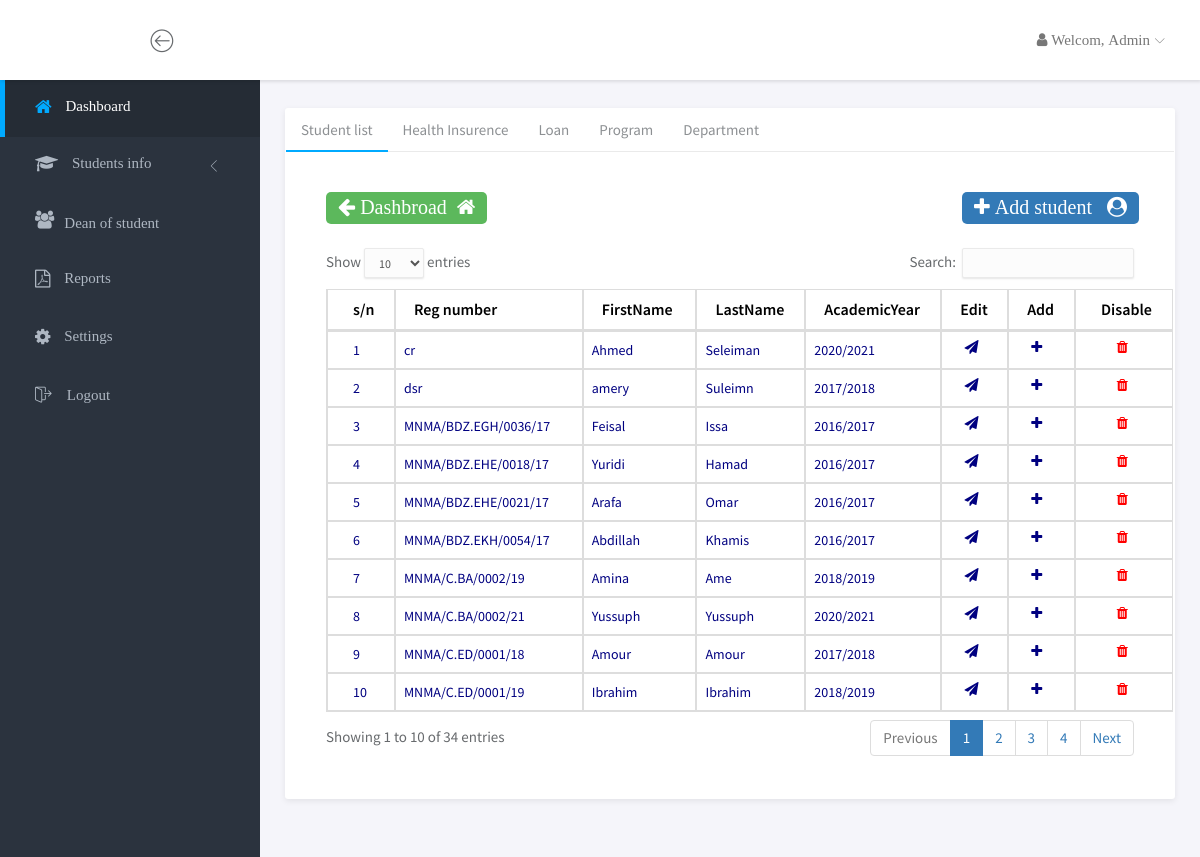
The page /dash_admin/pages/student.php (signed in) on the database its author committed.
### tables this page shows
CREATE TABLE `student` (
  `RegNo` varchar(50) NOT NULL,
  `FirstName` varchar(50) NOT NULL,
  `MiddleName` varchar(50) NOT NULL,
  `LastName` varchar(50) NOT NULL,
  `Gender` char(8) NOT NULL,
  `PhoneNumber` varchar(50) NOT NULL,
  `AcademicYear` varchar(50) NOT NULL,
  `Semister` varchar(50) NOT NULL,
  `Level` varchar(50) NOT NULL,
  `HealthInfo` varchar(50) DEFAULT NULL,
  `ProfilePicture` varchar(255) NOT NULL,
  `StudentStatus` varchar(50) NOT NULL
);

### dash_admin/pages/student_list.php (shortened to what this page needs)
<div class="panel-heading">
	<div class="left">
		<span class="label label-success lb-style-st-1">
			<a href="index.php" style="color:white" class="fa fa-arrow-left "> Dashbroad  &nbsp;<i class="fa fa-home"></i></a>
		</span>
	</div>
	<div class="right">
		<span class="label label-primary lb-style-st-1">
			<a href="add_student.php" style="color:white" class="fa fa-plus "> Add student &nbsp; <i class="fa fa-user-circle"></i></a>
		</span>
	</div>
</div>
<div class="panel-body">
	<table class="table  table-bordered table-hover" id="dataTables-example" >
		<thead>
			<tr style="color: black; text-align: center;">
				<th>s/n</th>
				<th>Reg number</th>
				<th>FirstName</th>
				<th>LastName</th>
				<th> AcademicYear</th>
				<th> Edit</th>
				<th> Add</th>
				<th> Disable</th>
			</tr>
		</thead>
		<tbody>
			<?php
				$no = 1;
				$query=mysqli_query($con,"select * from student ");
					while($row=mysqli_fetch_array($query))
						{
			?>
			<tr style="color: #000080; font-size: 14px;">
				<td><?php echo $no ?></td>
				<td><?php echo $row['RegNo']; ?></td>
				<td><?php echo $row['FirstName']; ?></td>
				<td><?php echo $row['LastName']; ?></td>
				<td><?php echo $row['AcademicYear']; ?></td>
				<td>
					<a href="add_std_edt.php?Change=<?php echo $row['RegNo']; ?>">
						<span class="fa fa-send " style="padding-left: 29%; color: #000080;" title="Edit">
						</span>
					</a>
				</td>
				<td>
				 	<a href="std_role.php?Add=<?php echo $row['RegNo']; ?>">
						<span class="fa fa-plus " style="padding-left: 29%; color: #000080;" title="Add role">
						</span>
					</a>
				</td>
				<td>
				<?php
						$status = $row['StudentStatus'];
						$first = $status[0];
						if ($first == 'E')
						{
				?>
					<a href="add_std_del.php?Ddelete=<?php echo $row['RegNo'];   ?>" onclick="return confirm('Are you sure want to disable this student..?')">
						<span class="fa fa-trash " style="color: #FF0000; padding-left: 25%;" title="Delete">
						</span>
					</a>
				<?php
						}
				?>
				</td>
			</tr>
			<?php
				$no = $no +  1;
					}
			?>
		</tbody>
	</table>
</div>

### assets/css/main.css (style rules this page uses)
html { position: relative; min-height: 100%; }
body { background-color: #F3F5F8; font-family: "Source Sans Pro", sans-serif; font-size: 15px; color: #676a6d; }
a { color: #3287B2; }
th { font-weight: 600; }
.panel .panel-heading, .panel .panel-body, .panel .panel-footer { padding-left: 25px; padding-right: 25px; }
.panel .panel-heading { padding-top: 20px; padding-bottom: 20px; position: relative; }
.panel .panel-body { padding-top: 10px; padding-bottom: 15px; }
.panel .right { position: absolute; right: 20px; top: 32%; }
.panel .table > thead > tr > td:first-child, .panel .table > thead > tr > th:first-child, .panel .table > tbody > tr > td:first-child, .panel .table > tbody > tr > th:first-child, .panel .table > tfoot > tr > td:first-child, .panel .table > tfoot > tr > th:first-child { padding-left: 25px; }
.panel .table > thead > tr > td:last-child, .panel .table > thead > tr > th:last-child, .panel .table > tbody > tr > td:last-child, .panel .table > tbody > tr > th:last-child, .panel .table > tfoot > tr > td:last-child, .panel .table > tfoot > tr > th:last-child { padding-left: 25px; }
.label { font-weight: normal; }

### assets/css/style.css (style rules this page uses)
.lb-style-st-1 { font-size: 20px; font-family: Times new roman; }

### rows shown on the page
student: RegNo "cr", FirstName "Ahmed", LastName "Seleiman", AcademicYear "2020/2021"
student: RegNo "dsr", FirstName "amery", LastName "Suleimn", AcademicYear "2017/2018"
student: RegNo "MNMA/BDZ.EGH/0036/17", FirstName "Feisal", LastName "Issa", AcademicYear "2016/2017"
student: RegNo "MNMA/BDZ.EHE/0018/17", FirstName "Yuridi", LastName "Hamad", AcademicYear "2016/2017"
student: RegNo "MNMA/BDZ.EHE/0021/17", FirstName "Arafa", LastName "Omar", AcademicYear "2016/2017"
student: RegNo "MNMA/BDZ.EKH/0054/17", FirstName "Abdillah", LastName "Khamis", AcademicYear "2016/2017"
student: RegNo "MNMA/C.BA/0002/19", FirstName "Amina", LastName "Ame", AcademicYear "2018/2019"
student: RegNo "MNMA/C.BA/0002/21", FirstName "Yussuph", LastName "Yussuph", AcademicYear "2020/2021"
student: RegNo "MNMA/C.ED/0001/18", FirstName "Amour", LastName "Amour", AcademicYear "2017/2018"
student: RegNo "MNMA/C.ED/0001/19", FirstName "Ibrahim", LastName "Ibrahim", AcademicYear "2018/2019"

### other values the page prints
$_SESSION['Status'] "Admin"
